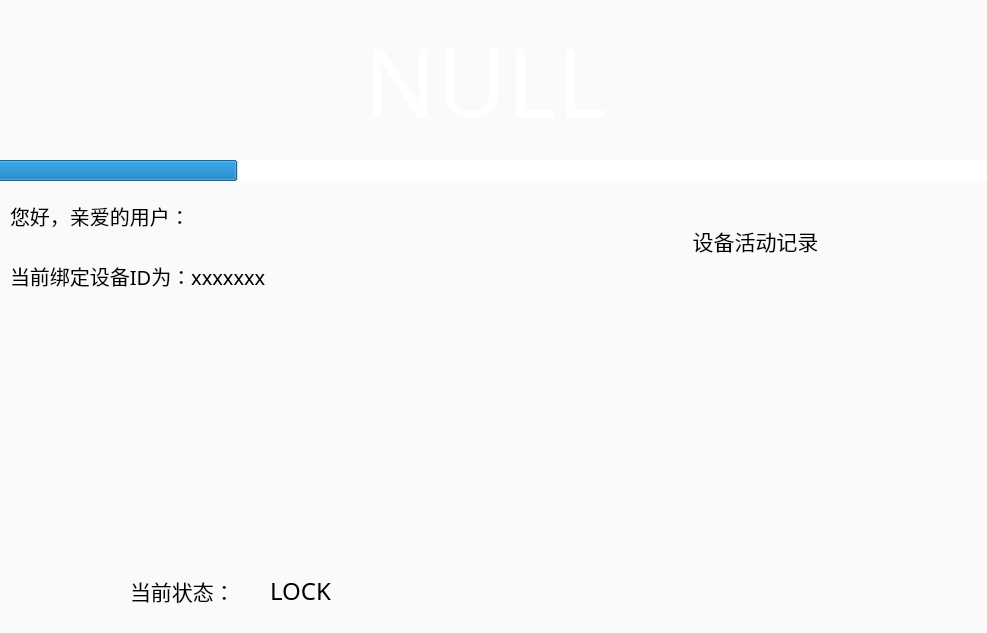
<?xml version="1.0" encoding="UTF-8"?>
<ui version="4.0">
 <class>Calc</class>
 <widget class="QMainWindow" name="Calc">
  <property name="geometry">
   <rect>
    <x>0</x>
    <y>0</y>
    <width>987</width>
    <height>633</height>
   </rect>
  </property>
  <property name="windowTitle">
   <string>Calc</string>
  </property>
  <property name="styleSheet">
   <string notr="true">border-radius:13px;

background-color: rgb(250, 250, 250);</string>
  </property>
  <widget class="QWidget" name="centralWidget">
   <property name="styleSheet">
    <string notr="true">border-radius:13px;</string>
   </property>
   <widget class="QPushButton" name="pushButton">
    <property name="geometry">
     <rect>
      <x>920</x>
      <y>0</y>
      <width>31</width>
      <height>31</height>
     </rect>
    </property>
    <property name="styleSheet">
     <string notr="true">background-color: rgba(255, 255, 255, 0);
border-image: url(:/photo/set.png);</string>
    </property>
    <property name="text">
     <string/>
    </property>
   </widget>
   <widget class="QProgressBar" name="progressBar">
    <property name="geometry">
     <rect>
      <x>-10</x>
      <y>160</y>
      <width>1031</width>
      <height>21</height>
     </rect>
    </property>
    <property name="styleSheet">
     <string notr="true">background-color: rgba(255, 255, 255, 0);
background-color: rgb(255, 255, 255);</string>
    </property>
    <property name="value">
     <number>24</number>
    </property>
    <property name="format">
     <string notr="true"/>
    </property>
   </widget>
   <widget class="QLabel" name="randLabel">
    <property name="geometry">
     <rect>
      <x>-20</x>
      <y>0</y>
      <width>1011</width>
      <height>161</height>
     </rect>
    </property>
    <property name="font">
     <font>
      <family>黑体</family>
      <pointsize>72</pointsize>
     </font>
    </property>
    <property name="styleSheet">
     <string notr="true">color: rgb(255, 255, 255);
background-color: rgba(255, 255, 255, 0);</string>
    </property>
    <property name="text">
     <string>NULL</string>
    </property>
    <property name="alignment">
     <set>Qt::AlignCenter</set>
    </property>
   </widget>
   <widget class="QLabel" name="stateLabel">
    <property name="geometry">
     <rect>
      <x>250</x>
      <y>570</y>
      <width>101</width>
      <height>41</height>
     </rect>
    </property>
    <property name="font">
     <font>
      <family>黑体</family>
      <pointsize>18</pointsize>
      <weight>50</weight>
      <italic>false</italic>
      <bold>false</bold>
      <underline>false</underline>
     </font>
    </property>
    <property name="styleSheet">
     <string notr="true">background-color: rgba(255, 255, 255, 0);</string>
    </property>
    <property name="text">
     <string>LOCK</string>
    </property>
    <property name="textFormat">
     <enum>Qt::AutoText</enum>
    </property>
    <property name="alignment">
     <set>Qt::AlignCenter</set>
    </property>
   </widget>
   <widget class="QLabel" name="username">
    <property name="geometry">
     <rect>
      <x>10</x>
      <y>190</y>
      <width>431</width>
      <height>51</height>
     </rect>
    </property>
    <property name="font">
     <font>
      <family>微软雅黑</family>
      <pointsize>15</pointsize>
     </font>
    </property>
    <property name="styleSheet">
     <string notr="true">background-color: rgba(255, 255, 255, 0);</string>
    </property>
    <property name="text">
     <string>您好，亲爱的用户：</string>
    </property>
   </widget>
   <widget class="QLabel" name="lockID">
    <property name="geometry">
     <rect>
      <x>10</x>
      <y>250</y>
      <width>381</width>
      <height>51</height>
     </rect>
    </property>
    <property name="font">
     <font>
      <family>微软雅黑</family>
      <pointsize>15</pointsize>
     </font>
    </property>
    <property name="styleSheet">
     <string notr="true">background-color: rgba(255, 255, 255, 0);</string>
    </property>
    <property name="text">
     <string>当前绑定设备ID为：xxxxxxx</string>
    </property>
   </widget>
   <widget class="QPushButton" name="offButton">
    <property name="geometry">
     <rect>
      <x>950</x>
      <y>0</y>
      <width>31</width>
      <height>31</height>
     </rect>
    </property>
    <property name="styleSheet">
     <string notr="true">border-image: url(:/photo/off.png);
background-color: rgba(255, 255, 255, 0);</string>
    </property>
    <property name="text">
     <string/>
    </property>
   </widget>
   <widget class="QTableWidget" name="tableWidget">
    <property name="geometry">
     <rect>
      <x>490</x>
      <y>290</y>
      <width>450</width>
      <height>291</height>
     </rect>
    </property>
    <property name="styleSheet">
     <string notr="true">background-color: rgba(255, 255, 255, 0);</string>
    </property>
   </widget>
   <widget class="QLabel" name="viewlabel">
    <property name="geometry">
     <rect>
      <x>110</x>
      <y>300</y>
      <width>311</width>
      <height>261</height>
     </rect>
    </property>
    <property name="styleSheet">
     <string notr="true">background-color: rgba(255, 255, 255, 0);</string>
    </property>
    <property name="text">
     <string/>
    </property>
   </widget>
   <widget class="QLabel" name="label">
    <property name="geometry">
     <rect>
      <x>670</x>
      <y>220</y>
      <width>171</width>
      <height>41</height>
     </rect>
    </property>
    <property name="font">
     <font>
      <family>微软雅黑</family>
      <pointsize>16</pointsize>
     </font>
    </property>
    <property name="styleSheet">
     <string notr="true">background-color: rgba(255, 255, 255, 0);</string>
    </property>
    <property name="text">
     <string>设备活动记录</string>
    </property>
    <property name="alignment">
     <set>Qt::AlignCenter</set>
    </property>
   </widget>
   <widget class="QLabel" name="label_2">
    <property name="geometry">
     <rect>
      <x>130</x>
      <y>560</y>
      <width>121</width>
      <height>61</height>
     </rect>
    </property>
    <property name="font">
     <font>
      <family>黑体</family>
      <pointsize>16</pointsize>
     </font>
    </property>
    <property name="styleSheet">
     <string notr="true">background-color: rgba(255, 255, 255, 0);</string>
    </property>
    <property name="text">
     <string>当前状态：</string>
    </property>
   </widget>
   <widget class="QLabel" name="label_3">
    <property name="geometry">
     <rect>
      <x>600</x>
      <y>220</y>
      <width>41</width>
      <height>41</height>
     </rect>
    </property>
    <property name="styleSheet">
     <string notr="true">border-image: url(:/photo/record.png);
background-color: rgba(255, 255, 255, 0);</string>
    </property>
    <property name="text">
     <string/>
    </property>
   </widget>
   <widget class="QLabel" name="label_4">
    <property name="geometry">
     <rect>
      <x>70</x>
      <y>570</y>
      <width>41</width>
      <height>41</height>
     </rect>
    </property>
    <property name="styleSheet">
     <string notr="true">border-image: url(:/photo/state.png);
background-color: rgba(255, 255, 255, 0);</string>
    </property>
    <property name="text">
     <string/>
    </property>
   </widget>
   <widget class="QGraphicsView" name="graphicsView">
    <property name="geometry">
     <rect>
      <x>0</x>
      <y>0</y>
      <width>987</width>
      <height>633</height>
     </rect>
    </property>
    <property name="styleSheet">
     <string notr="true">border-image: url(:/photo/background.jpg);
border-radius:14px;</string>
    </property>
   </widget>
   <zorder>graphicsView</zorder>
   <zorder>stateLabel</zorder>
   <zorder>label_2</zorder>
   <zorder>lockID</zorder>
   <zorder>randLabel</zorder>
   <zorder>pushButton</zorder>
   <zorder>progressBar</zorder>
   <zorder>username</zorder>
   <zorder>offButton</zorder>
   <zorder>tableWidget</zorder>
   <zorder>viewlabel</zorder>
   <zorder>label</zorder>
   <zorder>label_3</zorder>
   <zorder>label_4</zorder>
  </widget>
 </widget>
 <layoutdefault spacing="6" margin="11"/>
 <resources/>
 <connections/>
</ui>
